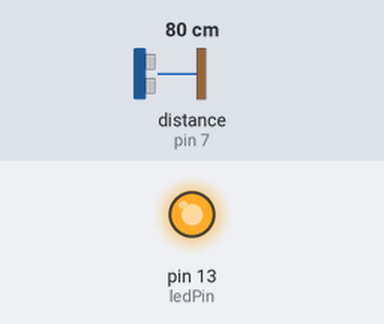
This sketch was run on a simulated Arduino Uno, built with avr-gcc and run on an emulated ATmega328P. Shown: output pins drawn as LEDs (lit = HIGH). Wiring (inferred from the names in the program): ultrasonic range finder: trigger pin 4; echo pin 7. The inputs (shaded band) are chosen by the test bench; at power-on: distance to the obstacle (sensor on pin 7) 80 cm. The echo pulse lasts 58.3 µs per cm; pins used as bus, display or sensor lines are not drawn; what the sketch prints to the serial monitor is not drawn.

Above: at 0.4 s.
Timing chart, 0 to 2.1 s (numbered marks = the images above):
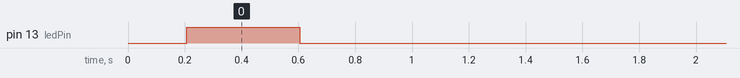

Measured:
- by itself, pin 13 (ledPin): LOW → HIGH at 0.21 s, → LOW 0.40 s later

The sketch:

tachimetro.ino
```cpp
// Pin sensore HC-SR04
const int trigPin = 4;
const int echoPin = 7;

// LED integrato
const int ledPin = 13;

// Parametri di misura
const unsigned long interval = 200;       // intervallo di misura in ms
const float tolerance = 2.0;              // soglia minima distanza in cm (rumore)
const float accelThreshold = 50.0;        // soglia accelerazione in cm/s²

// Variabili temporanee
unsigned long lastMeasurementTime = 0;
float lastDistance = 0;
float lastSpeed = 0;

void setup() {
  Serial.begin(9600);
  pinMode(trigPin, OUTPUT);
  pinMode(echoPin, INPUT);
  pinMode(ledPin, OUTPUT);
  digitalWrite(ledPin, LOW);  // LED spento all'avvio

  // Intestazioni per il Plotter Seriale
  Serial.println("Distanza_cm\tVelocita_cm_s\tAccelerazione_cm_s2");
}

float measureDistance() {
  // Pulizia segnale
  digitalWrite(trigPin, LOW);
  delayMicroseconds(2);

  // Impulso di trigger
  digitalWrite(trigPin, HIGH);
  delayMicroseconds(10);
  digitalWrite(trigPin, LOW);

  // Lettura del tempo di risposta (eco)
  unsigned long duration = pulseIn(echoPin, HIGH, 30000); // timeout 30ms

  if (duration == 0) {
    return -1.0; // Errore di lettura
  }

  // Conversione in cm (velocità del suono ~343 m/s)
  float distanceCm = (duration / 2.0) * 0.0343;
  return distanceCm;
}

void loop() {
  unsigned long currentTime = millis();

  if (currentTime - lastMeasurementTime >= interval) {
    lastMeasurementTime = currentTime;

    float currentDistance = measureDistance();

    if (currentDistance < 0) {
      // Oggetto non rilevato, spegne LED e stampa zeri
      digitalWrite(ledPin, LOW);
      Serial.println("0\t0\t0");
      lastDistance = 0;
      lastSpeed = 0;
    } else {
      float deltaD = currentDistance - lastDistance;
      float deltaT = interval / 1000.0; // in secondi

      float currentSpeed = abs(deltaD) > tolerance ? deltaD / deltaT : 0;
      float acceleration = (currentSpeed - lastSpeed) / deltaT;

      // Accendi il LED se l'accelerazione supera la soglia
      if (abs(acceleration) >= accelThreshold) {
        digitalWrite(ledPin, HIGH);
      } else {
        digitalWrite(ledPin, LOW);
      }

      // Output per il Plotter Seriale
      Serial.print(currentDistance, 2);
      Serial.print("\t");
      Serial.print(currentSpeed, 2);
      Serial.print("\t");
      Serial.println(acceleration, 2);

      // Aggiorna i valori
      lastDistance = currentDistance;
      lastSpeed = currentSpeed;
    }
  }
}
```
